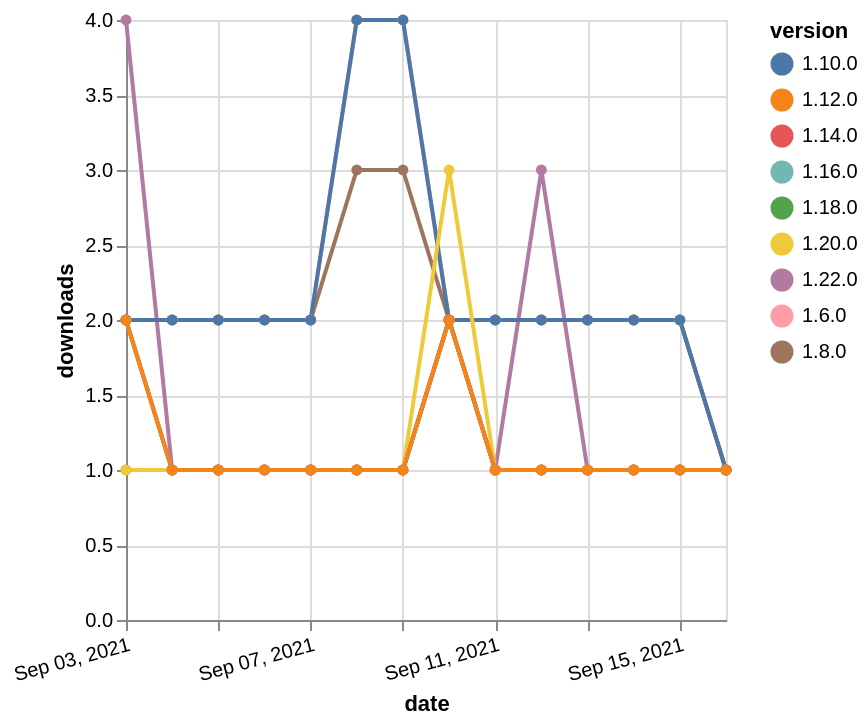

Vega-Lite specification stored for this chart:
### Vega-Lite specification from a JSON file in a GitHub repository (floating-point values rounded to 4 significant figures)
{"$schema": "https://vega.github.io/schema/vega-lite/v5.json", "description": "A simple bar chart with embedded data.", "data": {"values": [{"date": "2021-09-03", "total": 3046, "delta": 2, "version": "1.6.0"}, {"date": "2021-09-04", "total": 3048, "delta": 2, "version": "1.6.0"}, {"date": "2021-09-05", "total": 3050, "delta": 2, "version": "1.6.0"}, {"date": "2021-09-06", "total": 3052, "delta": 2, "version": "1.6.0"}, {"date": "2021-09-07", "total": 3054, "delta": 2, "version": "1.6.0"}, {"date": "2021-09-08", "total": 3058, "delta": 4, "version": "1.6.0"}, {"date": "2021-09-09", "total": 3062, "delta": 4, "version": "1.6.0"}, {"date": "2021-09-10", "total": 3064, "delta": 2, "version": "1.6.0"}, {"date": "2021-09-11", "total": 3066, "delta": 2, "version": "1.6.0"}, {"date": "2021-09-12", "total": 3068, "delta": 2, "version": "1.6.0"}, {"date": "2021-09-13", "total": 3070, "delta": 2, "version": "1.6.0"}, {"date": "2021-09-14", "total": 3072, "delta": 2, "version": "1.6.0"}, {"date": "2021-09-15", "total": 3074, "delta": 2, "version": "1.6.0"}, {"date": "2021-09-16", "total": 3075, "delta": 1, "version": "1.6.0"}, {"date": "2021-09-03", "total": 169, "delta": 1, "version": "1.18.0"}, {"date": "2021-09-04", "total": 170, "delta": 1, "version": "1.18.0"}, {"date": "2021-09-05", "total": 171, "delta": 1, "version": "1.18.0"}, {"date": "2021-09-06", "total": 172, "delta": 1, "version": "1.18.0"}, {"date": "2021-09-07", "total": 173, "delta": 1, "version": "1.18.0"}, {"date": "2021-09-08", "total": 174, "delta": 1, "version": "1.18.0"}, {"date": "2021-09-09", "total": 175, "delta": 1, "version": "1.18.0"}, {"date": "2021-09-10", "total": 177, "delta": 2, "version": "1.18.0"}, {"date": "2021-09-11", "total": 178, "delta": 1, "version": "1.18.0"}, {"date": "2021-09-12", "total": 179, "delta": 1, "version": "1.18.0"}, {"date": "2021-09-13", "total": 180, "delta": 1, "version": "1.18.0"}, {"date": "2021-09-14", "total": 181, "delta": 1, "version": "1.18.0"}, {"date": "2021-09-15", "total": 182, "delta": 1, "version": "1.18.0"}, {"date": "2021-09-16", "total": 183, "delta": 1, "version": "1.18.0"}, {"date": "2021-09-03", "total": 130, "delta": 4, "version": "1.22.0"}, {"date": "2021-09-04", "total": 131, "delta": 1, "version": "1.22.0"}, {"date": "2021-09-05", "total": 132, "delta": 1, "version": "1.22.0"}, {"date": "2021-09-06", "total": 133, "delta": 1, "version": "1.22.0"}, {"date": "2021-09-07", "total": 134, "delta": 1, "version": "1.22.0"}, {"date": "2021-09-08", "total": 135, "delta": 1, "version": "1.22.0"}, {"date": "2021-09-09", "total": 136, "delta": 1, "version": "1.22.0"}, {"date": "2021-09-10", "total": 138, "delta": 2, "version": "1.22.0"}, {"date": "2021-09-11", "total": 139, "delta": 1, "version": "1.22.0"}, {"date": "2021-09-12", "total": 142, "delta": 3, "version": "1.22.0"}, {"date": "2021-09-13", "total": 143, "delta": 1, "version": "1.22.0"}, {"date": "2021-09-14", "total": 144, "delta": 1, "version": "1.22.0"}, {"date": "2021-09-15", "total": 145, "delta": 1, "version": "1.22.0"}, {"date": "2021-09-16", "total": 146, "delta": 1, "version": "1.22.0"}, {"date": "2021-09-03", "total": 2575, "delta": 2, "version": "1.8.0"}, {"date": "2021-09-04", "total": 2577, "delta": 2, "version": "1.8.0"}, {"date": "2021-09-05", "total": 2579, "delta": 2, "version": "1.8.0"}, {"date": "2021-09-06", "total": 2581, "delta": 2, "version": "1.8.0"}, {"date": "2021-09-07", "total": 2583, "delta": 2, "version": "1.8.0"}, {"date": "2021-09-08", "total": 2586, "delta": 3, "version": "1.8.0"}, {"date": "2021-09-09", "total": 2589, "delta": 3, "version": "1.8.0"}, {"date": "2021-09-10", "total": 2591, "delta": 2, "version": "1.8.0"}, {"date": "2021-09-11", "total": 2593, "delta": 2, "version": "1.8.0"}, {"date": "2021-09-12", "total": 2595, "delta": 2, "version": "1.8.0"}, {"date": "2021-09-13", "total": 2597, "delta": 2, "version": "1.8.0"}, {"date": "2021-09-14", "total": 2599, "delta": 2, "version": "1.8.0"}, {"date": "2021-09-15", "total": 2601, "delta": 2, "version": "1.8.0"}, {"date": "2021-09-16", "total": 2602, "delta": 1, "version": "1.8.0"}, {"date": "2021-09-03", "total": 2503, "delta": 2, "version": "1.10.0"}, {"date": "2021-09-04", "total": 2505, "delta": 2, "version": "1.10.0"}, {"date": "2021-09-05", "total": 2507, "delta": 2, "version": "1.10.0"}, {"date": "2021-09-06", "total": 2509, "delta": 2, "version": "1.10.0"}, {"date": "2021-09-07", "total": 2511, "delta": 2, "version": "1.10.0"}, {"date": "2021-09-08", "total": 2515, "delta": 4, "version": "1.10.0"}, {"date": "2021-09-09", "total": 2519, "delta": 4, "version": "1.10.0"}, {"date": "2021-09-10", "total": 2521, "delta": 2, "version": "1.10.0"}, {"date": "2021-09-11", "total": 2523, "delta": 2, "version": "1.10.0"}, {"date": "2021-09-12", "total": 2525, "delta": 2, "version": "1.10.0"}, {"date": "2021-09-13", "total": 2527, "delta": 2, "version": "1.10.0"}, {"date": "2021-09-14", "total": 2529, "delta": 2, "version": "1.10.0"}, {"date": "2021-09-15", "total": 2531, "delta": 2, "version": "1.10.0"}, {"date": "2021-09-16", "total": 2532, "delta": 1, "version": "1.10.0"}, {"date": "2021-09-03", "total": 209, "delta": 1, "version": "1.20.0"}, {"date": "2021-09-04", "total": 210, "delta": 1, "version": "1.20.0"}, {"date": "2021-09-05", "total": 211, "delta": 1, "version": "1.20.0"}, {"date": "2021-09-06", "total": 212, "delta": 1, "version": "1.20.0"}, {"date": "2021-09-07", "total": 213, "delta": 1, "version": "1.20.0"}, {"date": "2021-09-08", "total": 214, "delta": 1, "version": "1.20.0"}, {"date": "2021-09-09", "total": 215, "delta": 1, "version": "1.20.0"}, {"date": "2021-09-10", "total": 218, "delta": 3, "version": "1.20.0"}, {"date": "2021-09-11", "total": 219, "delta": 1, "version": "1.20.0"}, {"date": "2021-09-12", "total": 220, "delta": 1, "version": "1.20.0"}, {"date": "2021-09-13", "total": 221, "delta": 1, "version": "1.20.0"}, {"date": "2021-09-14", "total": 222, "delta": 1, "version": "1.20.0"}, {"date": "2021-09-15", "total": 223, "delta": 1, "version": "1.20.0"}, {"date": "2021-09-16", "total": 224, "delta": 1, "version": "1.20.0"}, {"date": "2021-09-03", "total": 199, "delta": 2, "version": "1.16.0"}, {"date": "2021-09-04", "total": 200, "delta": 1, "version": "1.16.0"}, {"date": "2021-09-05", "total": 201, "delta": 1, "version": "1.16.0"}, {"date": "2021-09-06", "total": 202, "delta": 1, "version": "1.16.0"}, {"date": "2021-09-07", "total": 203, "delta": 1, "version": "1.16.0"}, {"date": "2021-09-08", "total": 204, "delta": 1, "version": "1.16.0"}, {"date": "2021-09-09", "total": 205, "delta": 1, "version": "1.16.0"}, {"date": "2021-09-10", "total": 207, "delta": 2, "version": "1.16.0"}, {"date": "2021-09-11", "total": 208, "delta": 1, "version": "1.16.0"}, {"date": "2021-09-12", "total": 209, "delta": 1, "version": "1.16.0"}, {"date": "2021-09-13", "total": 210, "delta": 1, "version": "1.16.0"}, {"date": "2021-09-14", "total": 211, "delta": 1, "version": "1.16.0"}, {"date": "2021-09-15", "total": 212, "delta": 1, "version": "1.16.0"}, {"date": "2021-09-16", "total": 213, "delta": 1, "version": "1.16.0"}, {"date": "2021-09-03", "total": 203, "delta": 2, "version": "1.14.0"}, {"date": "2021-09-04", "total": 204, "delta": 1, "version": "1.14.0"}, {"date": "2021-09-05", "total": 205, "delta": 1, "version": "1.14.0"}, {"date": "2021-09-06", "total": 206, "delta": 1, "version": "1.14.0"}, {"date": "2021-09-07", "total": 207, "delta": 1, "version": "1.14.0"}, {"date": "2021-09-08", "total": 208, "delta": 1, "version": "1.14.0"}, {"date": "2021-09-09", "total": 209, "delta": 1, "version": "1.14.0"}, {"date": "2021-09-10", "total": 211, "delta": 2, "version": "1.14.0"}, {"date": "2021-09-11", "total": 212, "delta": 1, "version": "1.14.0"}, {"date": "2021-09-12", "total": 213, "delta": 1, "version": "1.14.0"}, {"date": "2021-09-13", "total": 214, "delta": 1, "version": "1.14.0"}, {"date": "2021-09-14", "total": 215, "delta": 1, "version": "1.14.0"}, {"date": "2021-09-15", "total": 216, "delta": 1, "version": "1.14.0"}, {"date": "2021-09-16", "total": 217, "delta": 1, "version": "1.14.0"}, {"date": "2021-09-03", "total": 259, "delta": 2, "version": "1.12.0"}, {"date": "2021-09-04", "total": 260, "delta": 1, "version": "1.12.0"}, {"date": "2021-09-05", "total": 261, "delta": 1, "version": "1.12.0"}, {"date": "2021-09-06", "total": 262, "delta": 1, "version": "1.12.0"}, {"date": "2021-09-07", "total": 263, "delta": 1, "version": "1.12.0"}, {"date": "2021-09-08", "total": 264, "delta": 1, "version": "1.12.0"}, {"date": "2021-09-09", "total": 265, "delta": 1, "version": "1.12.0"}, {"date": "2021-09-10", "total": 267, "delta": 2, "version": "1.12.0"}, {"date": "2021-09-11", "total": 268, "delta": 1, "version": "1.12.0"}, {"date": "2021-09-12", "total": 269, "delta": 1, "version": "1.12.0"}, {"date": "2021-09-13", "total": 270, "delta": 1, "version": "1.12.0"}, {"date": "2021-09-14", "total": 271, "delta": 1, "version": "1.12.0"}, {"date": "2021-09-15", "total": 272, "delta": 1, "version": "1.12.0"}, {"date": "2021-09-16", "total": 273, "delta": 1, "version": "1.12.0"}]}, "width": "container", "mark": {"type": "line", "point": {"filled": true}}, "encoding": {"x": {"field": "date", "type": "temporal", "timeUnit": "yearmonthdate", "title": "date", "axis": {"labelAngle": -15}}, "y": {"field": "delta", "type": "quantitative", "title": "downloads"}, "color": {"field": "version", "type": "nominal"}, "tooltip": {"field": "delta"}}}
